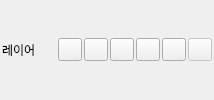
<?xml version="1.0" encoding="UTF-8"?>
<ui version="4.0">
 <class>GeoFlowFormActions</class>
 <widget class="QWidget" name="GeoFlowFormActions">
  <layout class="QHBoxLayout" name="actionsLayout">
   <property name="spacing"><number>2</number></property>
   <property name="leftMargin"><number>2</number></property>
   <property name="topMargin"><number>0</number></property>
   <property name="rightMargin"><number>2</number></property>
   <property name="bottomMargin"><number>0</number></property>
   <item><widget class="QLabel" name="layerTitleLabel"><property name="text"><string>레이어</string></property><property name="minimumSize"><size><width>0</width><height>28</height></size></property><property name="alignment"><set>Qt::AlignmentFlag::AlignLeft|Qt::AlignmentFlag::AlignVCenter</set></property></widget></item>
   <item><spacer name="headerSpacer"><property name="orientation"><enum>Qt::Orientation::Horizontal</enum></property><property name="sizeHint" stdset="0"><size><width>20</width><height>20</height></size></property></spacer></item>
   <item><widget class="QToolButton" name="saveButton"><property name="toolTip"><string>현재 객체 저장</string></property><property name="text"><string/></property><property name="toolButtonStyle"><enum>Qt::ToolButtonStyle::ToolButtonIconOnly</enum></property><property name="autoRaise"><bool>false</bool></property></widget></item>
   <item><widget class="QToolButton" name="previousButton"><property name="toolTip"><string>이전값 가져오기</string></property><property name="text"><string/></property><property name="toolButtonStyle"><enum>Qt::ToolButtonStyle::ToolButtonIconOnly</enum></property><property name="autoRaise"><bool>false</bool></property></widget></item>
   <item><widget class="QToolButton" name="nearbyButton"><property name="toolTip"><string>근처값 가져오기</string></property><property name="text"><string/></property><property name="toolButtonStyle"><enum>Qt::ToolButtonStyle::ToolButtonIconOnly</enum></property><property name="autoRaise"><bool>false</bool></property></widget></item>
   <item><widget class="QToolButton" name="layoutButton"><property name="toolTip"><string>폼 배치</string></property><property name="text"><string/></property><property name="toolButtonStyle"><enum>Qt::ToolButtonStyle::ToolButtonIconOnly</enum></property><property name="autoRaise"><bool>false</bool></property></widget></item>
   <item><widget class="QToolButton" name="referenceRefreshButton"><property name="toolTip"><string>코드 새로고침</string></property><property name="text"><string/></property><property name="toolButtonStyle"><enum>Qt::ToolButtonStyle::ToolButtonIconOnly</enum></property><property name="autoRaise"><bool>false</bool></property></widget></item>
   <item><widget class="QToolButton" name="photoButton"><property name="enabled"><bool>false</bool></property><property name="visible"><bool>true</bool></property><property name="toolTip"><string>클릭: 사진 추가 · 길게 누름: 추가 기능</string></property><property name="text"><string/></property><property name="popupMode"><enum>QToolButton::ToolButtonPopupMode::DelayedPopup</enum></property><property name="toolButtonStyle"><enum>Qt::ToolButtonStyle::ToolButtonIconOnly</enum></property><property name="autoRaise"><bool>false</bool></property></widget></item>
  </layout>
 </widget>
 <resources><include location="../../resources/tabler.qrc"/><include location="../../resources/feather.qrc"/></resources>
 <connections/>
</ui>
